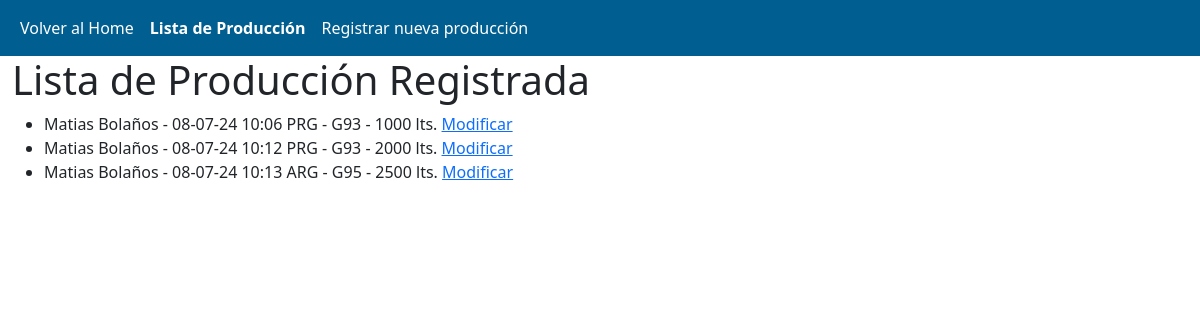
Page /produccion/ (signed in) on the earlier database version.
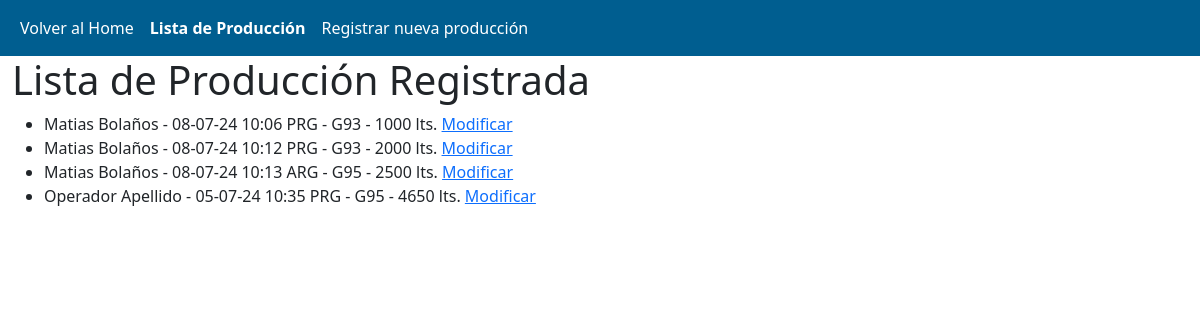
Same page on the later database version.
### produccion/models.py (models this page shows, shortened)
class Produccion(models.Model):
    planta = models.ForeignKey(Planta, on_delete=models.CASCADE)
    producto = models.ForeignKey(Producto, on_delete=models.CASCADE)
    cantidad = models.DecimalField(max_digits=10, decimal_places=2)
    fechahora = models.DateTimeField(auto_now_add=True)
    fecha = models.DateTimeField(auto_now_add=True)
    operador = models.CharField(max_length=100)
    modificado_por = models.ForeignKey(User, related_name='modificado_por', null=True, blank=True, on_delete=models.SET_NULL)
    modificado_el = models.DateTimeField(null=True, blank=True)
    anulado = models.BooleanField(default=False)
    anulado_por = models.ForeignKey(User, related_name='anulado_por', null=True, blank=True, on_delete=models.SET_NULL)
    anulado_el = models.DateTimeField(null=True, blank=True)

class Planta(models.Model):
    nombre = models.CharField(max_length=100)
    ubicacion = models.CharField(max_length=100)

class Producto(models.Model):
    nombre = models.CharField(max_length=100)
    descripcion = models.TextField()

### produccion/views.py (the view)
# urls.py: path('', lista_produccion, name='lista_produccion'),
@login_required
def lista_produccion(request):
    es_supervisor = request.user.groups.filter(name='supervisor').exists()
    es_admin = request.user.groups.filter(name='admin').exists()
    if es_supervisor or es_admin:
        producciones = Produccion.objects.filter(anulado=False)
        return render(request, 'produccion/lista_produccion.html', {'producciones': producciones})
    else:
        producciones = Produccion.objects.filter(operador=request.user.get_full_name(), anulado=False)
        return render(request, 'produccion/lista_produccion.html', {'producciones': producciones})

### produccion/templates/produccion/lista_produccion.html (shortened to what this page needs)
{% extends 'produccion/base.html' %}
{% block content %}
<h1>Lista de Producción Registrada</h1>
<ul>
    {% if user.is_authenticated %}
        {% for group in user.groups.all %}
            {% if group.name == 'operador' %}
                {% for produccion in producciones %}
                <li>
                    {{ produccion.fechahora|date:"d-m-y H:i" }}
                    {{ produccion.planta.nombre }} -
                    {{ produccion.producto.nombre }} -
                    {{ produccion.cantidad|floatformat:0 }} lts.
                    <a href="{% url 'modificar_produccion' produccion.pk %}">Modificar</a>
                </li>
                {% endfor %}
        {% elif group.name == 'admin' %}
            {% for produccion in producciones %}
            <li>
                {{ produccion.operador }} -
                {{ produccion.fechahora|date:"d-m-y H:i" }}
                {{ produccion.planta.nombre }} -
                {{ produccion.producto.nombre }} -
                {{ produccion.cantidad|floatformat:0 }} lts.
                <a href="{% url 'modificar_produccion' produccion.pk %}">Modificar</a>
            </li>
            {% endfor %}
        {% endif %}
        {% endfor %}
    {% endif %}
</ul>
{% endblock %}

Differences in the rows shown:
added Produccion: operador "Operador Apellido", fechahora "05-07-24 10:35", planta.nombre "PRG", producto.nombre "G95", cantidad "4650"
